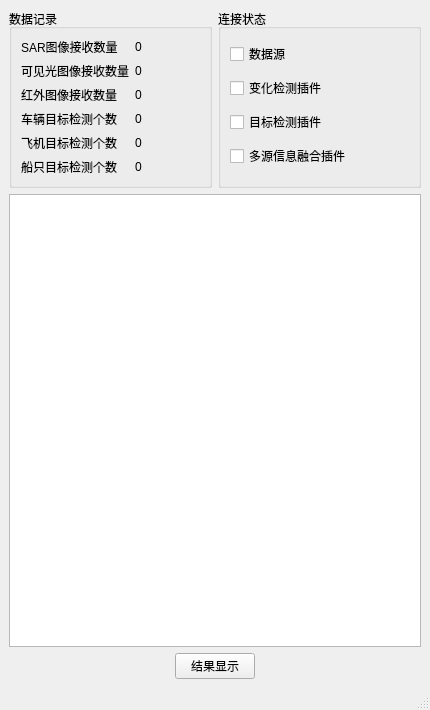
<?xml version="1.0" encoding="UTF-8"?>
<ui version="4.0">
 <class>MainWindow</class>
 <widget class="QMainWindow" name="MainWindow">
  <property name="geometry">
   <rect>
    <x>0</x>
    <y>0</y>
    <width>430</width>
    <height>710</height>
   </rect>
  </property>
  <property name="windowTitle">
   <string>ZNDDS</string>
  </property>
  <widget class="QWidget" name="centralwidget">
   <layout class="QGridLayout" name="gridLayout_2">
    <item row="0" column="0">
     <widget class="QGroupBox" name="groupBox_2">
      <property name="title">
       <string>数据记录</string>
      </property>
      <layout class="QGridLayout" name="gridLayout">
       <item row="0" column="0">
        <widget class="QLabel" name="label">
         <property name="text">
          <string>SAR图像接收数量</string>
         </property>
        </widget>
       </item>
       <item row="0" column="1">
        <widget class="QLabel" name="sar_c">
         <property name="text">
          <string>0</string>
         </property>
        </widget>
       </item>
       <item row="1" column="0">
        <widget class="QLabel" name="label_2">
         <property name="text">
          <string>可见光图像接收数量</string>
         </property>
        </widget>
       </item>
       <item row="1" column="1">
        <widget class="QLabel" name="ligth_c">
         <property name="text">
          <string>0</string>
         </property>
        </widget>
       </item>
       <item row="2" column="0">
        <widget class="QLabel" name="label_3">
         <property name="text">
          <string>红外图像接收数量</string>
         </property>
        </widget>
       </item>
       <item row="2" column="1">
        <widget class="QLabel" name="hw_c">
         <property name="text">
          <string>0</string>
         </property>
        </widget>
       </item>
       <item row="3" column="0">
        <widget class="QLabel" name="label_4">
         <property name="text">
          <string>车辆目标检测个数</string>
         </property>
        </widget>
       </item>
       <item row="4" column="0">
        <widget class="QLabel" name="label_5">
         <property name="text">
          <string>飞机目标检测个数</string>
         </property>
        </widget>
       </item>
       <item row="5" column="0">
        <widget class="QLabel" name="label_6">
         <property name="text">
          <string>船只目标检测个数</string>
         </property>
        </widget>
       </item>
       <item row="3" column="1">
        <widget class="QLabel" name="car_c">
         <property name="text">
          <string>0</string>
         </property>
        </widget>
       </item>
       <item row="4" column="1">
        <widget class="QLabel" name="plane_c">
         <property name="text">
          <string>0</string>
         </property>
        </widget>
       </item>
       <item row="5" column="1">
        <widget class="QLabel" name="ship_c">
         <property name="text">
          <string>0</string>
         </property>
        </widget>
       </item>
      </layout>
     </widget>
    </item>
    <item row="0" column="1">
     <widget class="QGroupBox" name="groupBox">
      <property name="title">
       <string>连接状态</string>
      </property>
      <layout class="QVBoxLayout" name="verticalLayout">
       <item>
        <widget class="MyCheckBox" name="checkBox_4">
         <property name="text">
          <string>数据源</string>
         </property>
        </widget>
       </item>
       <item>
        <widget class="MyCheckBox" name="checkBox">
         <property name="text">
          <string>变化检测插件</string>
         </property>
        </widget>
       </item>
       <item>
        <widget class="MyCheckBox" name="checkBox_2">
         <property name="text">
          <string>目标检测插件</string>
         </property>
        </widget>
       </item>
       <item>
        <widget class="MyCheckBox" name="checkBox_3">
         <property name="text">
          <string>多源信息融合插件</string>
         </property>
        </widget>
       </item>
      </layout>
     </widget>
    </item>
    <item row="1" column="0" colspan="2">
     <widget class="QPlainTextEdit" name="plainTextEdit"/>
    </item>
    <item row="3" column="0" colspan="2">
     <widget class="QWidget" name="widget" native="true">
      <layout class="QHBoxLayout" name="horizontalLayout">
       <property name="spacing">
        <number>0</number>
       </property>
       <property name="sizeConstraint">
        <enum>QLayout::SetDefaultConstraint</enum>
       </property>
       <property name="leftMargin">
        <number>0</number>
       </property>
       <property name="topMargin">
        <number>0</number>
       </property>
       <property name="rightMargin">
        <number>0</number>
       </property>
       <property name="bottomMargin">
        <number>0</number>
       </property>
       <item>
        <spacer name="horizontalSpacer">
         <property name="orientation">
          <enum>Qt::Horizontal</enum>
         </property>
         <property name="sizeHint" stdset="0">
          <size>
           <width>159</width>
           <height>20</height>
          </size>
         </property>
        </spacer>
       </item>
       <item>
        <widget class="QPushButton" name="pushButton">
         <property name="text">
          <string>结果显示</string>
         </property>
        </widget>
       </item>
       <item>
        <spacer name="horizontalSpacer_2">
         <property name="orientation">
          <enum>Qt::Horizontal</enum>
         </property>
         <property name="sizeHint" stdset="0">
          <size>
           <width>158</width>
           <height>20</height>
          </size>
         </property>
        </spacer>
       </item>
      </layout>
     </widget>
    </item>
   </layout>
  </widget>
  <widget class="QStatusBar" name="statusbar"/>
 </widget>
 <customwidgets>
  <customwidget>
   <class>MyCheckBox</class>
   <extends>QCheckBox</extends>
   <header location="global">MyCheckBox.h</header>
  </customwidget>
 </customwidgets>
 <resources/>
 <connections/>
</ui>
